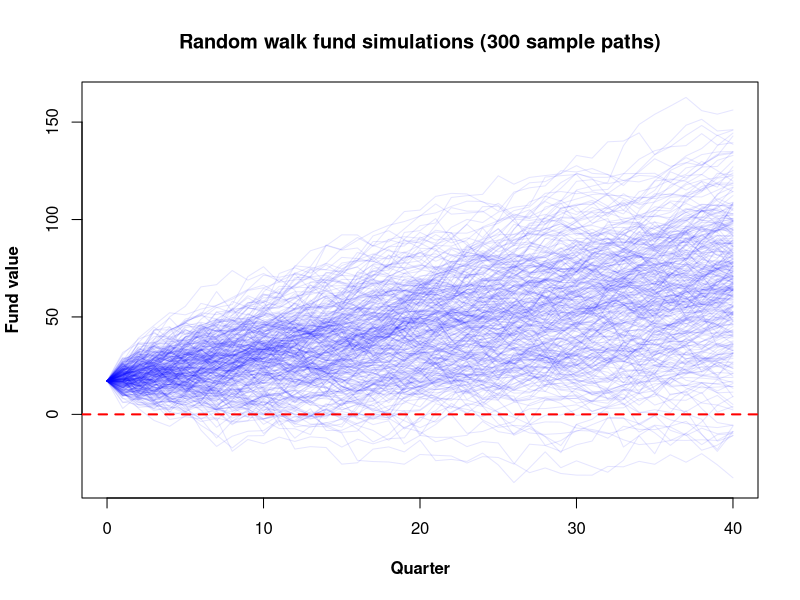
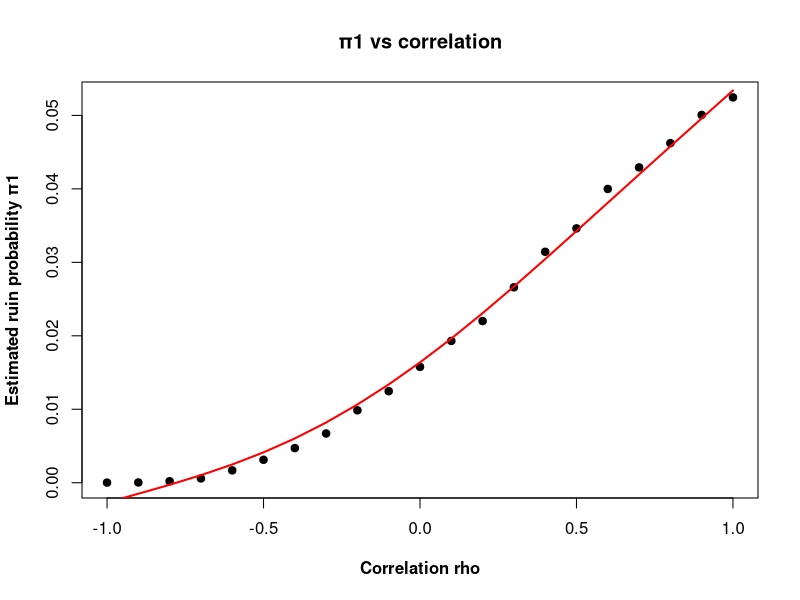
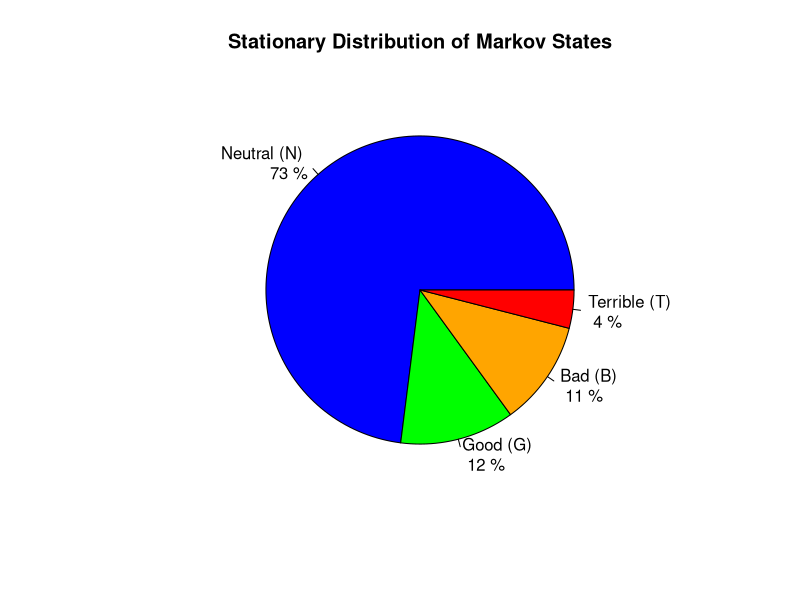

The R source for these figures, in order:
##### R script for group coursework #####
set.seed(123) # Ensure reproducibility
#### Part (a): Normal approximation for ruin probability π1 ####
# Use the normal approximation for the random walk F_n to compute π1 = P(F_N < 0), where N= 40

#=========================#
# 1. Liability Parameters #
#=========================#

## Business Line Parameters (mean & variance of losses)
mu_L1 <- 10; var_L1 <- 4
mu_L2 <- 15; var_L2 <- 9
mu_L3 <- 8; var_L3 <- 2


# Total Quarterly Losses L_n = L_{n,1} + L_{n,2} + L_{n,3}
mu_L <- mu_L1 + mu_L2 + mu_L3 # Total mean loss E[L_n]
var_L <- var_L1 + var_L2 + var_L3 # Total variance Var[L_n]

mu_L
var_L

#=====================#
# 2. Asset Parameters #
#=====================#

# Asset parameters 
lambda <- 0.04 # Premium Loading 
kappa  <- 0.75 # Risk Factor


# Mean and variance of the asset income per quarter
mu_A  <- mu_L * (1 + lambda)
var_A <- var_L * kappa

mu_A
var_A


#=======================#
# 3. Initial Fund Value #
#=======================#

alpha <- 0.5 # Proportion of one quarter's asset income
F0 <- alpha * mu_A # Initial fund at time 0

F0

#==========================#
# 4. Increment Per Quarter #
#==========================#

# Quarterly Increment  Y_n = A_n - L_n
mu_Y <- mu_A - mu_L # Mean of increment
var_Y <- var_A + var_L # Variance of increment

mu_Y
var_Y

#=======================================#
# 5. Fund Distribution After N Quarters #
#=======================================#

N <- 40 # Time horizon (40 quarters = 10 years)

# Random walk with independent increments; F_n is the insurers fund after n quarters
mu_Fn <- F0 + N * mu_Y # Mean of F_n
var_Fn <- N * var_Y # Variance of F_n
sd_Fn <- sqrt(var_Fn) # Standard deviation of F_n

mu_Fn
var_Fn
sd_Fn


#================================================#
# 6. Ruin Probability Using Normal Approximation #
#================================================#

# Approximate F_n using the normal distribution:
pi_1 <- pnorm(q=0, mean = mu_Fn, sd = sd_Fn)

cat("Ruin probability π1 (normal approximation) =", pi_1, "\n")

#### part (b): Monte Carlo estimation of π1 and π2

#==========================================#
# 7. Convert to (meanlog, sdlog) for rlnorm
#==========================================#


# Converts the mean and variance of a lognormal loss into the meanlog sdlog 
log_params <- function(mean,var) {
  sdlog_2 <- log(1 + var/ mean ^ 2)
  sdlog <- sqrt(sdlog_2)
  meanlog <- log(mean) - 0.5 * sdlog_2
  list(meanlog = meanlog, sdlog = sdlog)
}


# Parameters for the 3 independent business lines
L1_par <- log_params(mu_L1, var_L1)
L2_par <- log_params(mu_L2, var_L2)
L3_par <- log_params(mu_L3, var_L3)

L1_par
L2_par
L3_par

# Extract lognormal parameters into simple variables
mean_log1 <- L1_par$meanlog
sd_log1   <- L1_par$sdlog

mean_log2 <- L2_par$meanlog
sd_log2   <- L2_par$sdlog

mean_log3 <- L3_par$meanlog
sd_log3   <- L3_par$sdlog



#===================================#
# 8. Gamma (shape,scale) parameters #   
#===================================#

# A_n ~ Gamma(shape_A, scale_A) with given mean and variance as follows:
shape_A <- mu_A ^2/ var_A
scale_A <- var_A / mu_A

shape_A
scale_A


#===================#
# 9. No.simulations #
#===================#

# Calculate required number of simulations using π1 with 0.1% margin of error at 95% CI
target_margin <- 0.001
z_value <- qnorm(1 - 0.05/2) #1.959964
z_value

# Calculate the required number of simulations needed 
required_n <- ceiling(((z_value / target_margin)^2) * pi_1 * (1-pi_1))
cat(sprintf("Required number of simulations for 0.1%% accuracy: %d\n", required_n))

# Use the exact required number of simulations
nsim <- required_n


#==========================#
# 10. Monte Carlo Function #
#==========================#

# Compute the Monte Carlo estimate, standard error, confidence interval
MonteCarlo <- function(Z, alpha = 0.05)
{
  nsim  <- length(Z)
  theta <- mean(Z)
  SE    <- sd(Z) / sqrt(nsim)
  CI    <- theta + c(-1, 1) * qnorm(1 - alpha / 2) * SE
  return(list(theta = theta, SE = SE, CI = CI))
}


#===========================#
# 11. Simulate Fund Process #
#===========================#

# Simulate the insurer's fund over N quarters for nsim independent paths.
# The update follows the random walk: F_{n} = F_{n-1} + A_n - L_n.
sim_fund <- function(N = 40, nsim,
                     F0,
                     mean_log1, sd_log1,
                     mean_log2, sd_log2,
                     mean_log3, sd_log3,
                     shape_A, scale_A)
{
  F <- matrix(0, nrow = N + 1, ncol = nsim)
  F[1, ] <- F0
  
  for (n in 1:N)
  {
    L1 <- rlnorm(nsim, meanlog = mean_log1, sdlog = sd_log1)
    L2 <- rlnorm(nsim, meanlog = mean_log2, sdlog = sd_log2)
    L3 <- rlnorm(nsim, meanlog = mean_log3, sdlog = sd_log3)
    L_n <- L1 + L2 + L3
    
    A_n <- rgamma(nsim, shape = shape_A, scale = scale_A)
    
    F[n + 1, ] <- F[n, ] + A_n - L_n
  }
  
  return(F)
}

#====================#
# 12. Run Simulation #
#====================#

# Simulate nsim fund paths over N quarters
F_sim <- sim_fund(N = N, nsim = nsim,
                  F0 = F0,
                  mean_log1 = mean_log1, sd_log1 = sd_log1,
                  mean_log2 = mean_log2, sd_log2 = sd_log2,
                  mean_log3 = mean_log3, sd_log3 = sd_log3,
                  shape_A = shape_A, scale_A = scale_A)


#=================#
# 13. Estimate π1 #                  
#=================#

# π1 = P(F_40 < 0) ruin at final horizon
Z1 <- as.numeric(F_sim[N + 1, ] < 0)
# Monte Carlo estimate, standard error and 95% confidence Interval for π1.
MC_pi1  <- MonteCarlo(Z1)

cat(sprintf("Monte Carlo estimate of π1 (ruin at horizon): %.5f\n", MC_pi1$theta))
cat(sprintf("95%% CI for π1: [%.5f, %.5f]\n", MC_pi1$CI[1], MC_pi1$CI[2]))


#=================#
# 14. Estimate π2 #                  
#=================#

# π2 = P(at least one year-end fund < 0)

# Year-ends are at quarters 4, 8, ..., 40 
idx_year_end <- 4 * (1:10) + 1

# Checks whether any year-end fund is negative for each simulated path
Z2 <- apply(F_sim[idx_year_end, ], 2,
            function(x) as.numeric(any(x < 0)))

# Monte Carlo estimate, standard error and 95% confidence Interval for π2.
MC_pi2  <- MonteCarlo(Z2)

cat(sprintf("Monte Carlo estimate of π2 (ruin at a year-end): %.5f\n", MC_pi2$theta))
cat(sprintf("95%% CI for π2: [%.5f, %.5f]\n", MC_pi2$CI[1], MC_pi2$CI[2]))



###################### Graph ######################################
#===================#
# Plot sample paths #                    
#===================#

num_paths <- 300
idx_paths <- sample(1:nsim, size = num_paths)

time <- 0:N

# plot first path and set up axes
plot(time, F_sim[, idx_paths[1]],
     type = "l",
     xlab = "Quarter",
     ylab = "Fund value",
     font.lab = 2,
     font.axis = 1,
     ylim = range(F_sim[, idx_paths]),
     main = "Random walk fund simulations (300 sample paths)",
     col = rgb(0, 0, 1, 0.1))

# add the remaining paths
for (j in idx_paths[-1])
{
  lines(time, F_sim[, j], col = rgb(0, 0, 1, 0.1))
}

# ruin threshold
abline(h = 0, col = "red", lwd = 2, lty = 2)


## Part C: Recalculating pi1 for different values of rho


#===============================#
# 15. Lognormal loss parameters #                  
#===============================#

# Reuse meanlog and sdlog values from Part (b)
m <- c(mean_log1, mean_log2, mean_log3)
s <- c(sd_log1,   sd_log2,   sd_log3)

m
s


#===========================#
# 16. Grid of rho and setup #
#===========================#


# Choose nsim for Part C (using the result from part b)
nsim <- required_n   

rhos <- seq(-1, 1, by = 0.1)

# Data frame to store pi1( rho ) for each correlation level
results <- data.frame(rho = rhos, pi1 = NA)




# mean and variance of total loss L_n    #
# (needed to parameterise gamma A_n)     #

E1 <- exp(m[1] + 0.5 * s[1]^2)
E2 <- exp(m[2] + 0.5 * s[2]^2)
E3 <- exp(m[3] + 0.5 * s[3]^2)

Var1 <- (exp(s[1]^2) - 1) * exp(2 * m[1] + s[1]^2)
Var2 <- (exp(s[2]^2) - 1) * exp(2 * m[2] + s[2]^2)
Var3 <- (exp(s[3]^2) - 1) * exp(2 * m[3] + s[3]^2)


#========================================#
# 17. Loop over rho and estimate pi1(rho)
#========================================#

for (j in seq_along(rhos)) {
  
  rho <- rhos[j]
  cat("Running rho =", rho, "\n")
  
  # Simulate standard normals for each line and quarter
  Z1 <- matrix(rnorm(nsim * N), nsim, N)
  Z2 <- matrix(rnorm(nsim * N), nsim, N)
  Z3 <- matrix(rnorm(nsim * N), nsim, N)
  
  # Correlated driver for L2 with correlation rho with L1
  Z2_corr <- rho * Z1 + sqrt(max(0, 1 - rho^2)) * Z2
  
  # Lognormal losses for each line
  L1 <- exp(m[1] + s[1] * Z1)
  L2 <- exp(m[2] + s[2] * Z2_corr)
  L3 <- exp(m[3] + s[3] * Z3)
  
  Lsum <- L1 + L2 + L3   # total loss per quarter
  
  # Covariance between L1 and L2 due to correlation rho
  Cov12 <- exp(m[1] + m[2] + 0.5 * (s[1]^2 + s[2]^2) + s[1] * s[2] * rho) - E1 * E2
  
  E_L   <- E1 + E2 + E3
  Var_L <- Var1 + Var2 + Var3 + 2 * Cov12
  
  
  #Asset distribution A_n ~ Gamma(shape,scale)
  mu_A_rho <- E_L * (1 + lambda)
  var_A_rho  <- Var_L * kappa
  
  shapeA_rho <- mu_A_rho^2 / var_A_rho
  scaleA_rho <- var_A_rho / mu_A_rho
  
  A <- matrix(rgamma(nsim * N, shape = shapeA_rho, scale = scaleA_rho),
              nsim, N)
  
  # Fund at horizon N
  F0_c <- alpha * mu_A_rho
  FN <- F0_c + rowSums(A - Lsum)
  
  # Ruin probability at time N for this rho
  results$pi1[j] <- mean(FN < 0)
}

#====================#
# 18. Print and plot #
#====================#

print(results)

plot(results$rho, results$pi1, pch = 19, col = "black",
     xlab = "Correlation rho",
     ylab = "Estimated ruin probability π1",
     font.lab = 2, 
     main = "π1 vs correlation")

fit <- smooth.spline(results$rho, results$pi1, spar = 0.7)
lines(fit, col = "red", lwd = 2)

# Part D i)
#==================================#
# 19. Define the transition matrix #
#==================================#

# Define the 4x4 transition matrix P for the Markov chain with states:
# N(neutral), G(good), B(bad), T(terrible)
P <- matrix(
  c(0.75, 0.15, 0.05, 0.05, # row for state N
    0.90, 0.10, 0.00, 0.00, # row for state G
    0.50, 0.00, 0.45, 0.05, # row for state B
    0.50, 0.00, 0.50, 0.00), # row for state T
  nrow = 4, # 4 states so 4 rows
  byrow = TRUE # fill matrix row by row
)


# Give names to rows/columns to make output easier to read
rownames(P) <- c("N", "G", "B", "T")
colnames(P) <- c("N", "G", "B", "T")

P

#======================#
# 20. Ergodicity check #
#======================#

# Helps raise a matrix to a power of n 
powmat <- function(X, n)
{
  eg     <- eigen(X, symmetric = FALSE)
  LAMBDA <- diag(eg$values)
  V      <- eg$vectors
  Vinv   <- solve(V)
  
  V %*% (LAMBDA^n) %*% Vinv
}

# Compute P^4 and check if all entries are strictly positive
P4 <- powmat(P, 4)

# Ergodicity check 
all(P4 > 0)      # TRUE => chain is ergodic


#=============================#
# 21. Stationary Distribution #
#=============================#

# Solve for pi such that pi^T P = pi^T and sum(pi) = 1 using least squares
find_stationary_distr <- function(P)
{
  K <- nrow(P)
  
  
  A <- rbind(t(P - diag(K)), rep(1, K))
  b <- c(rep(0, K), 1)
  
  # least-squares solution
  pi <- t(solve(t(A) %*% A, t(A) %*% b))
  pi
}

# Compute stationary distribution
pi_stat <- find_stationary_distr(P)
pi_stat




# D (ii) Markov fund 

#==================================#
# 22. Basic parameters (as above)  #
#==================================#

# Total mean and variance of quarterly loss L_n
EL <- mu_L
VL <- var_L


# Initial fund 
# F0 = alpha * E[A_n] with base lambda = 0.04

F0_D <- F0


#======================================#
# 23. State–dependent lambda and kappa #
#======================================#

# States in order: N, G, B, T
lambda_vec <- c(0.04, 0.06, 0.02, 0.02)
kappa_vec  <- c(0.75, 0.60, 0.75, 1.00)


#==============================================#
# 24. Simulate Markov chain of economic states #
#==============================================#

# Simulates a sequence of economic states for N quarters from the 4-state Markov chain.
simulate_states <- function(N, P, start_state = 1)
{
  # N          : number of quarters
  # P          : 4 x 4 transition matrix
  # start_state: 1 = N, 2 = G, 3 = B, 4 = T
  
  S <- integer(N)
  S[1] <- start_state
  
  for (n in 2:N)
  {
    current <- S[n - 1]
    S[n] <- sample(1:4, size = 1, prob = P[current, ])
  }
  
  return(S)
}


#===========================================#
# 25. Simulate one total quarterly loss L_n #
#===========================================#

# Simulates the total quarterly loss by generating the 3 independent business line losses from their lognormal distributions.
simulate_Ln <- function()
{
  # use lognormal parameters from Part B
  L1 <- rlnorm(1, meanlog = mean_log1, sdlog = sd_log1)
  L2 <- rlnorm(1, meanlog = mean_log2, sdlog = sd_log2)
  L3 <- rlnorm(1, meanlog = mean_log3, sdlog = sd_log3)
  L  <- L1 + L2 + L3
  return(L)
}


#==================================================#
# 26. Simulate one fund path under the Markov Model #
#==================================================#

# Simulates a single trajectory of the insurer’s fund F_n under the Markov model

simulate_fund_one <- function(N, F0, P, lambda_vec, kappa_vec)
{
  # Simulate state path (1= N, 2= G, 3= B, 4= T)
  states <- simulate_states(N, P, start_state = 1)
  
  # Allocate vector for F_n, n = 0,...,N
  F <- numeric(N + 1)
  F[1] <- F0
  
  # Evolve fund
  for (n in 1:N)
  {
    s <- states[n]        
    
    lambda_n <- lambda_vec[s]
    kappa_n  <- kappa_vec[s]
    
    # Simulate total loss this quarter
    L_n <- simulate_Ln()
    
    # State–dependent asset distribution:
    meanA <- EL * (1 + lambda_n)
    varA  <- VL * kappa_n
    
    shapeA <- meanA^2 / varA
    scaleA <- varA / meanA
    
    A_n <- rgamma(1, shape = shapeA, scale = scaleA)
    
    # update fund - random walk
    F[n + 1] <- F[n] + A_n - L_n
  }
  
  return(F) 
}


#==================================================#
# 27. Monte Carlo estimate of pi1 under Markov Model#
#==================================================#

# Use Monte Carlo from Part b

nsim_D <- required_n    # number of simulated paths for Part (d)

# simulate nsim_D fund paths and store final F_40
F40_D <- replicate(nsim_D, {
  Fpath <- simulate_fund_one(N, F0_D, P, lambda_vec, kappa_vec)
  tail(Fpath, 1)
})

# Indicator of ruin at time 40
ruined_D <- as.numeric(F40_D < 0)


MC_pi1_D <- MonteCarlo(ruined_D)

cat(sprintf("Monte Carlo estimate of pi1 under Markov model: %.5f\n", MC_pi1_D$theta))
cat(sprintf("95%% CI for pi1 (Markov model): [%.5f, %.5f]\n",
            MC_pi1_D$CI[1], MC_pi1_D$CI[2]))
cat(sprintf("Standard error (SE): %.5f\n", MC_pi1_D$SE))


#======================================#
# PIE CHART OF STATIONARY DISTRIBUTION
#======================================#

# Stationary distribution vector 
stationary <- c(0.73, 0.12, 0.11, 0.04)
# labels for states
labels <- c("Neutral (N)", "Good (G)", "Bad (B)", "Terrible (T)")

# colours for states
cols <- c("blue", "green", "orange", "red")

# create pie chart
pie(stationary,
    labels = paste(labels, "\n", round(stationary*100, 1), "%"),
    col = cols,
    main = "Stationary Distribution of Markov States")
